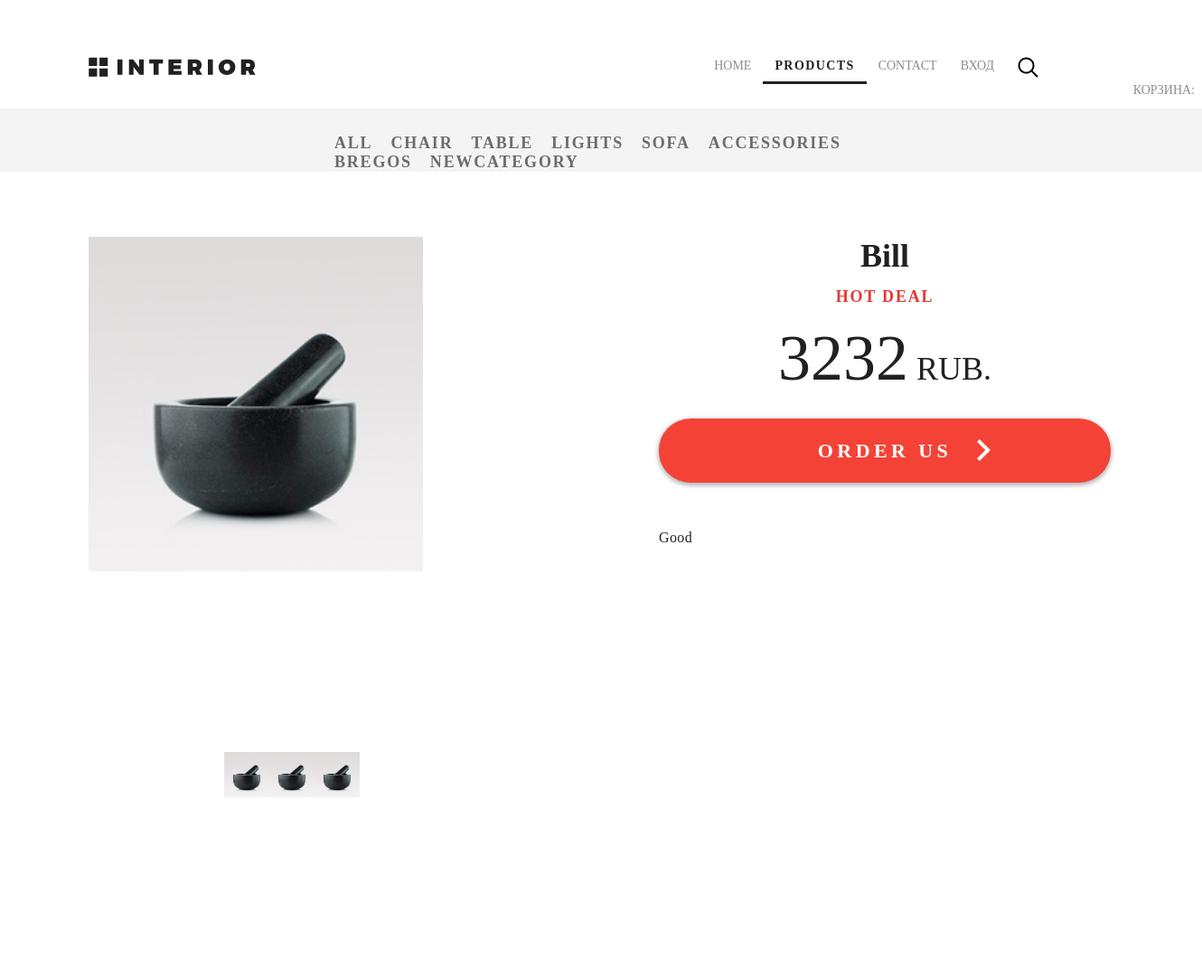
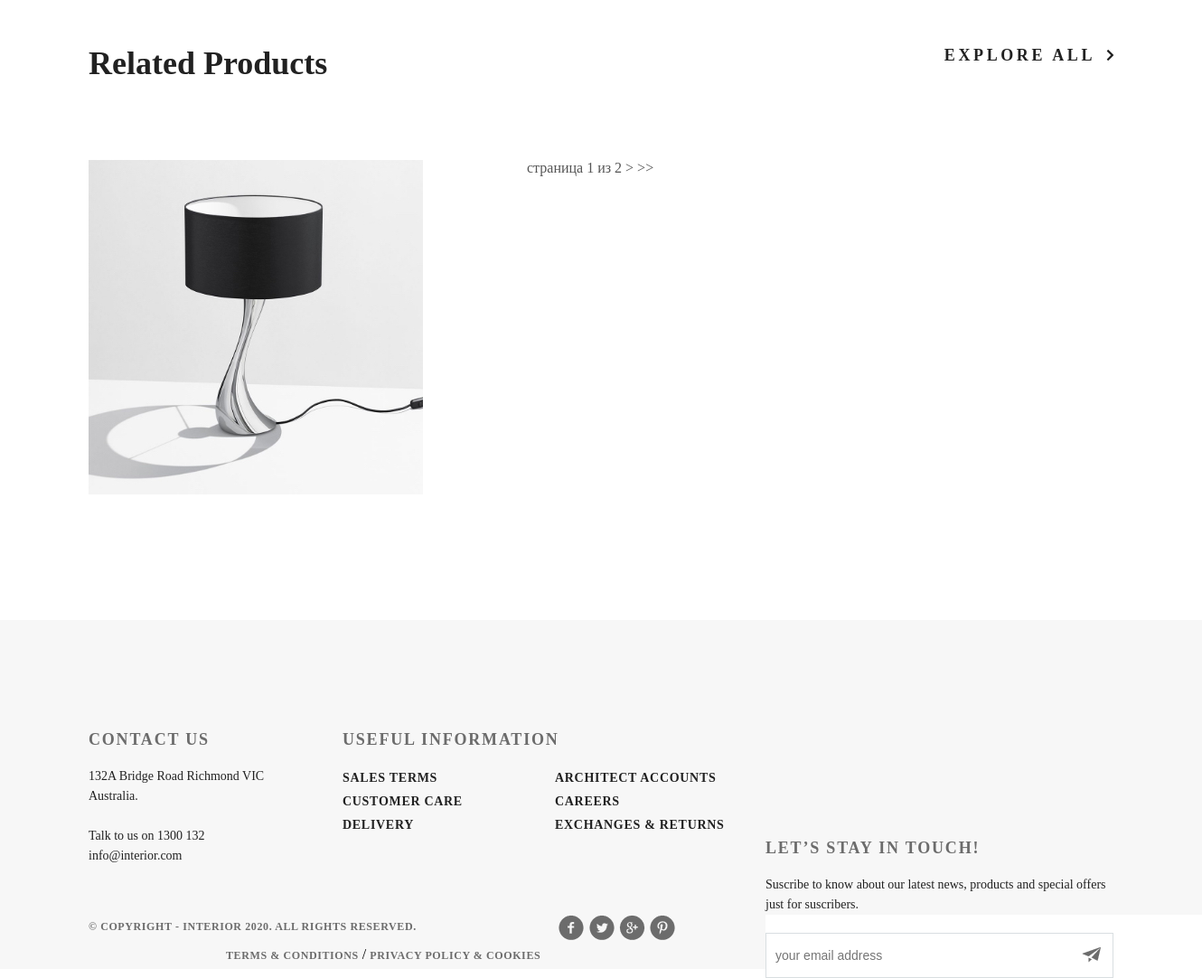
Screenshot of /products/ with the database file from the repository (2 pictures, top to bottom).
### mainapp/models.py (models this page shows, shortened)
class ProductCategory(models.Model):
    name = models.CharField('Название', max_length=128, unique=True)
    description = models.TextField('Описание', max_length=255, blank=True)
    is_active = models.BooleanField(default=True, db_index=True)
    created_at = models.DateTimeField('Дата создания', auto_now_add=True)

class Product(models.Model):
    category = models.ForeignKey(ProductCategory, on_delete=models.PROTECT, verbose_name='Категория')
    name = models.CharField('Название', max_length=128)
    short_description = models.CharField('Краткое описание', max_length=128, blank=True)
    description = models.TextField('Описание', blank=True)
    quantity = models.PositiveIntegerField('Количество', default=0)
    price = models.DecimalField('Цена', max_digits=10, decimal_places=0, default=0)
    image = models.ImageField(upload_to='products_images', blank=True)
    is_active = models.BooleanField(default=True, db_index=True)
    created_at = models.DateTimeField('Дата создания', auto_now_add=True)
    updated_at = models.DateTimeField('Дата обновления', auto_now=True)

### mainapp/views.py (the view)
# urls.py: path('products/', mainapp.products, name="products"),
def products(request, page=1):
    categories = ProductCategory.objects.all()
    hot_product_pk = random.choice(Product.objects.filter(is_active=True).values_list('pk', flat=True))
    hot_product = Product.objects.get(pk=hot_product_pk)
    same_products = hot_product.category.product_set.filter(is_active=True).select_related().exclude(pk=hot_product.pk)
    products_paginator = Paginator(same_products, 1)
    try:
        same_products = products_paginator.page(page)
    except PageNotAnInteger:
        same_products = products_paginator.page(1)
    except EmptyPage:
        same_products = products_paginator.page(products_paginator.num_pages)
    context = {
        'page_title': 'Products',
        'categories': categories,
        'hot_product': hot_product,
        'same_products': same_products,
    }
    return render(request, 'mainapp/product-details.html', context)

### basketapp/context_processors.py (called while the page is built)
def basket(request):
    if request.user.is_authenticated:
        basket = request.user.basket.select_related('product', 'product__category').all()
    else:
        basket = []
    return {
        'basket': basket,
    }

### mainapp/templatetags/my_filters.py (called while the page is built)
@register.filter(name='media_folder_products')
def media_folder_products(string):
    if not string:
        string = 'products_images/default.jpg'
    return f'{settings.MEDIA_URL}{string}'

### mainapp/templates/mainapp/product-details.html (shortened to what this page needs)
{% extends 'mainapp/base.html' %}
{% load static %}
{% load my_filters %}
{% block container %}
	<div class="product-header padding-site">
		{% include 'mainapp/includes/inc__main_menu.html' %}
	</div>
	{% include 'mainapp/includes/inc__categories_menu.html' %}
	<div class="product-info padding-site">
		<ul class="product-info-image-text clearfix">
			<li class="product-info-image-text-list main-product-info-image-text-list"><img src="{{ hot_product.image|media_folder_products }}" alt="slider1"></li>
			<li class="product-info-image-text-list product-info-text">
				<div class="product-info-text-header">
					{{ hot_product.name }}
				</div>
				<div class="product-info-text-tag">
					Hot Deal
				</div>
				<div class="product-info-text-price">
					<span class="product-info-text-price-number">{{ hot_product.price }}</span> rub.
				</div>
				<div class="product-info-text-button">
					<a href="{% url 'basket:add_product' hot_product.pk %}" class="product-info-text-button-link">Order Us<span class="product-info-text-arrow-button"><img src="{% static 'icons/arrow-white.svg' %}" alt="arrow"></span></a>
				</div>
				<div class="product-info-text-text">
					{{ hot_product.description }}
				</div>
			</li>
		</ul>
		<ul class="product-photo-slider clearfix">
			<li class="product-photo-slider-list"><img src="{{ hot_product.image|media_folder_products }}" alt="controll"></li>
			<li class="product-photo-slider-list"><img src="{{ hot_product.image|media_folder_products }}" alt="controll11"></li>
			<li class="product-photo-slider-list product-photo-slider-list-active"><img src="{{ hot_product.image|media_folder_products }}" alt="controll2"></li>
		</ul>
	</div>
	<div class="related-products clearfix padding-site">
		<div class="related-products-head clearfix">
			<div class="related-products-header">
			Related Products
			</div>
			<div class="explore-all">
				<a href="#" class="explore-all-link">Explore all<span class="arrow-button"><img src="{% static 'icons/arrow.svg' %}" alt="arrow"></span></a>
			</div>
		</div>
		<ul class="related-product-gallery">
			{% for product in same_products %}
				<li class="related-product-gallery-list">
					<a href="{% url 'mainapp:product_page' product.pk %}" class="related-product-gallery-link">
						<img src="{{ product.image|media_folder_products }}" alt="{{product.short_description}}">
					</a>
				</li>
			{% endfor %}
		</ul>
		<div class="paginator">
            <span class="current">страница {{ same_products.number }} из {{ same_products.paginator.num_pages }}</span>
            {% if same_products.has_next %}
                <a href="{% url 'main:same_products_pagination' same_products.next_page_number %}">
                    >
                </a>
                <a href="{% url 'main:same_products_pagination' same_products.paginator.num_pages %}">
                    >>
                </a>
            {% endif %}
        </div>
	</div>
{% endblock %}

### mainapp/templates/mainapp/includes/inc__categories_menu.html (shortened to what this page needs)
<ul class="second-menu clearfix">
    <li class="second-menu-list">
        <a href="{% url 'main:category_products' 0 %}" class="second-menu-link
            ">
            All
        </a>
    </li>
    {% for category in categories %}
        <li class="second-menu-list">
            <a href="{% url 'main:category_products' category.pk %}" class="second-menu-link
                ">
                {{ category.name }}
            </a>
        </li>
    {% endfor %}
</ul>

### static/css/style.css (style rules this page uses)
* { margin: 0; padding: 0; }
html, body { height: 100%; }
body { font-family: Montserrat; }
.padding-site { padding-left: 98px; padding-right: 98px; }
.clearfix::after { content: ""; display: table; clear: both; }
.arrow-button { margin-left: 12px; }
.explore-all { float: right; }
.explore-all-link { text-decoration-line: none; color: #212121; font-size: 18px; font-weight: 700; line-height: 24px; text-transform: uppercase; letter-spacing: 3.6px; }
.second-menu { min-width: 600px; max-width: 1366px; height: 12px; padding-top: 28px; padding-bottom: 30px; padding-left: 360px; padding-right: 360px; text-align: center; list-style-type: none; background-color: #f4f4f4; margin-top: 30px; }
.second-menu-list { float: left; margin-right: 10px; margin-left: 10px; }
.second-menu-link { color: #6c6c6c; font-size: 18px; font-weight: 700; text-transform: uppercase; letter-spacing: 1.8px; text-decoration: none; }
.product-info { margin-top: 72px; }
.product-info-image-text { list-style-type: none; }
.product-info-image-text-list { float: left; }
.main-product-info-image-text-list { width: 570px; height: 570px; }
.product-photo-slider { list-style-type: none; margin-left: 150px; }
.product-photo-slider-list { float: left; }
.product-photo-slider-list > img { width: 50px; height: 50px; }
.product-info-text { width: 500px; text-align: center; margin-left: 61px; }
.product-info-text-header { color: #212121; font-size: 36px; font-weight: 700; }
.product-info-text-tag { color: #e53935; font-size: 18px; font-weight: 700; line-height: 48.02px; text-transform: uppercase; letter-spacing: 1.8px; }
.product-info-text-price { color: #212121; font-size: 36px; font-weight: 300; line-height: 48.02px; text-transform: uppercase; margin-top: 20px; }
.product-info-text-price-number { font-size: 72px; }
.product-info-text-button { width: 500px; height: 71px; box-shadow: 0 2px 5px 1px rgba(33, 33, 33, 0.35); border-radius: 35px; background-color: #f44336; display: inline-block; margin-top: 31px; margin-bottom: 49px; position: relative; }
.product-info-text-button-link { display: block; color: #ffffff; line-height: 71px; font-size: 22px; font-weight: 700; text-transform: uppercase; letter-spacing: 4.4px; text-decoration-line: none; }
.product-info-text-arrow-button { position: absolute; z-index: 1; top: 4px; margin-left: 28px; }
.product-info-text-text { text-align: left; color: #212121; font-family: Montserrat; font-size: 16px; font-weight: 300; line-height: 24.01px; letter-spacing: 0.4px; }
.related-products { margin-top: 245px; margin-bottom: 120px; }
.related-products-head { margin-bottom: 71px; }
.related-products-header { color: #212121; font-size: 36px; font-weight: 700; display: inline; }
.related-product-gallery { list-style-type: none; margin-left: -15px; margin-right: -15px; }
.related-product-gallery-list { float: left; margin: 15px; }
.paginator { display: block; position: relative; left: 75px; top: 15px; margin-left: 25px; color: #555; float: left; }
.paginator a, .paginator a:visited { color: #555; text-decoration: none; }

### rows the page displays
ProductCategory: name "CHAIR"
ProductCategory: name "TABLE"
ProductCategory: name "LIGHTS"
ProductCategory: name "SOFA"
ProductCategory: name "ACCESSORIES"
ProductCategory: name "BREGOS"
ProductCategory: name "NEWCATEGORY"
Product: image|media_folder_products (picture), name "Bill", price "3232", description "Good"
Product: image|media_folder_products (picture)

### other values shown
{{ same_products.number }} "1"
{{ same_products.paginator.num_pages }} "2"
